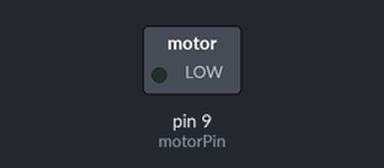
Bench run of a sketch on a simulated Arduino Uno, built with avr-gcc and run on an emulated ATmega328P. On the bench: switched loads named in the sketch (green lamp = pin HIGH).

Above: at 0.05 s.
At 1.3 s:
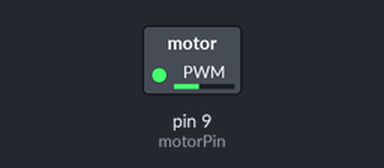
At 2.2 s:
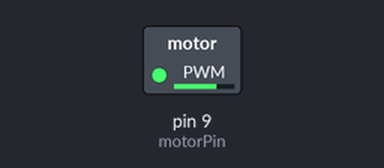
At 4.35 s:
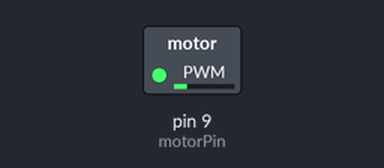
Timing chart, 0 to 7.3 s (numbered marks = the images above):
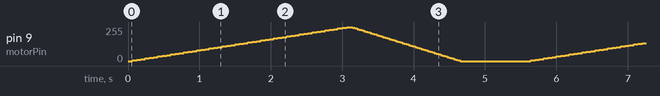

The sketch:

motor_1_PWM.ino
```cpp
/* Simple Motor: PWM
 Gestine di un motore DC utilizzando il PWM
 per modificarne la velocita': ciclo ascendente e discendente

  Schemi:
 - Breadboard: http://lab.piffa.net/schemi/motor_transistor_diode_bb.png
 - Schema circuito: http://lab.piffa.net/schemi/motor_transistor_diode_schem.png

 */

int motorPin = 9; // Pin tramite cui Arduino controlla il motore
void setup() {
  pinMode(motorPin, OUTPUT);
}
void loop() {
  for(int motorValue = 0 ; motorValue <= 255; motorValue +=5){ // PWM up
    analogWrite(motorPin, motorValue);
    delay(60);
  }
  for(int motorValue = 255 ; motorValue >= 0; motorValue -=5){ // PWM down
    analogWrite(motorPin, motorValue);
    delay(30);
  }
delay(900); // Pause
}

/* Domande
1. Il motore si muove con i valori di corrente molto bassi?
2. A quali valori comincia a muoversi effettivamente?
2.1 E per fermarsi, il valore e' diverso?
3. Impostare un valore minimo per la partenza del motore.
4. Come fare per invertire la direzione di rotazione del motore?
*/
```
